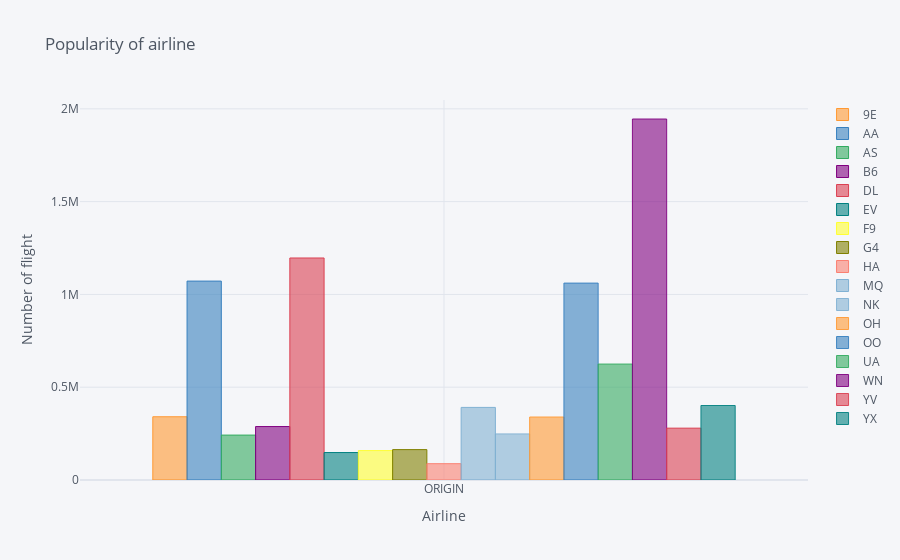

Write notebook code for a chart like this one.
### Code cell
c.to_frame().T.iplot(kind='bar', title = "Popularity of airline",
                    yTitle="Number of flight",
                    xTitle="Airline")

### Figure 1 — Plotly figure (JSON) as saved in the notebook; plotly's stock layout.template omitted (floating-point values rounded to 4 significant figures)
{"data": [{"marker": {"color": "rgba(255, 153, 51, 0.6)", "line": {"color": "rgba(255, 153, 51, 1.0)", "width": 1}}, "name": "9E", "orientation": "v", "text": "", "type": "bar", "x": ["ORIGIN"], "y": [340782]}, {"marker": {"color": "rgba(55, 128, 191, 0.6)", "line": {"color": "rgba(55, 128, 191, 1.0)", "width": 1}}, "name": "AA", "orientation": "v", "text": "", "type": "bar", "x": ["ORIGIN"], "y": [1071892]}, {"marker": {"color": "rgba(50, 171, 96, 0.6)", "line": {"color": "rgba(50, 171, 96, 1.0)", "width": 1}}, "name": "AS", "orientation": "v", "text": "", "type": "bar", "x": ["ORIGIN"], "y": [242058]}, {"marker": {"color": "rgba(128, 0, 128, 0.6)", "line": {"color": "rgba(128, 0, 128, 1.0)", "width": 1}}, "name": "B6", "orientation": "v", "text": "", "type": "bar", "x": ["ORIGIN"], "y": [288008]}, {"marker": {"color": "rgba(219, 64, 82, 0.6)", "line": {"color": "rgba(219, 64, 82, 1.0)", "width": 1}}, "name": "DL", "orientation": "v", "text": "", "type": "bar", "x": ["ORIGIN"], "y": [1196310]}, {"marker": {"color": "rgba(0, 128, 128, 0.6)", "line": {"color": "rgba(0, 128, 128, 1.0)", "width": 1}}, "name": "EV", "orientation": "v", "text": "", "type": "bar", "x": ["ORIGIN"], "y": [147915]}, {"marker": {"color": "rgba(255, 255, 51, 0.6)", "line": {"color": "rgba(255, 255, 51, 1.0)", "width": 1}}, "name": "F9", "orientation": "v", "text": "", "type": "bar", "x": ["ORIGIN"], "y": [158503]}, {"marker": {"color": "rgba(128, 128, 0, 0.6)", "line": {"color": "rgba(128, 128, 0, 1.0)", "width": 1}}, "name": "G4", "orientation": "v", "text": "", "type": "bar", "x": ["ORIGIN"], "y": [163775]}, {"marker": {"color": "rgba(251, 128, 114, 0.6)", "line": {"color": "rgba(251, 128, 114, 1.0)", "width": 1}}, "name": "HA", "orientation": "v", "text": "", "type": "bar", "x": ["ORIGIN"], "y": [87844]}, {"marker": {"color": "rgba(128, 177, 211, 0.6)", "line": {"color": "rgba(128, 177, 211, 1.0)", "width": 1}}, "name": "MQ", "orientation": "v", "text": "", "type": "bar", "x": ["ORIGIN"], "y": [391215]}, {"marker": {"color": "rgba(128, 177, 211, 0.6)", "line": {"color": "rgba(128, 177, 211, 0.8999999999999999)", "width": 1}}, "name": "NK", "orientation": "v", "text": "", "type": "bar", "x": ["ORIGIN"], "y": [248332]}, {"marker": {"color": "rgba(255, 153, 51, 0.6)", "line": {"color": "rgba(255, 153, 51, 0.8999999999999999)", "width": 1}}, "name": "OH", "orientation": "v", "text": "", "type": "bar", "x": ["ORIGIN"], "y": [339454]}, {"marker": {"color": "rgba(55, 128, 191, 0.6)", "line": {"color": "rgba(55, 128, 191, 0.8999999999999999)", "width": 1}}, "name": "OO", "orientation": "v", "text": "", "type": "bar", "x": ["ORIGIN"], "y": [1061133]}, {"marker": {"color": "rgba(50, 171, 96, 0.6)", "line": {"color": "rgba(50, 171, 96, 0.8999999999999999)", "width": 1}}, "name": "UA", "orientation": "v", "text": "", "type": "bar", "x": ["ORIGIN"], "y": [624850]}, {"marker": {"color": "rgba(128, 0, 128, 0.6)", "line": {"color": "rgba(128, 0, 128, 0.8999999999999999)", "width": 1}}, "name": "WN", "orientation": "v", "text": "", "type": "bar", "x": ["ORIGIN"], "y": [1945259]}, {"marker": {"color": "rgba(219, 64, 82, 0.6)", "line": {"color": "rgba(219, 64, 82, 0.8999999999999999)", "width": 1}}, "name": "YV", "orientation": "v", "text": "", "type": "bar", "x": ["ORIGIN"], "y": [279545]}, {"marker": {"color": "rgba(0, 128, 128, 0.6)", "line": {"color": "rgba(0, 128, 128, 0.8999999999999999)", "width": 1}}, "name": "YX", "orientation": "v", "text": "", "type": "bar", "x": ["ORIGIN"], "y": [401456]}], "layout": {"legend": {"bgcolor": "#F5F6F9", "font": {"color": "#4D5663"}}, "paper_bgcolor": "#F5F6F9", "plot_bgcolor": "#F5F6F9", "title": {"font": {"color": "#4D5663"}, "text": "Popularity of airline"}, "xaxis": {"gridcolor": "#E1E5ED", "showgrid": true, "tickfont": {"color": "#4D5663"}, "title": {"font": {"color": "#4D5663"}, "text": "Airline"}, "zerolinecolor": "#E1E5ED"}, "yaxis": {"gridcolor": "#E1E5ED", "showgrid": true, "tickfont": {"color": "#4D5663"}, "title": {"font": {"color": "#4D5663"}, "text": "Number of flight"}, "zerolinecolor": "#E1E5ED"}}}
